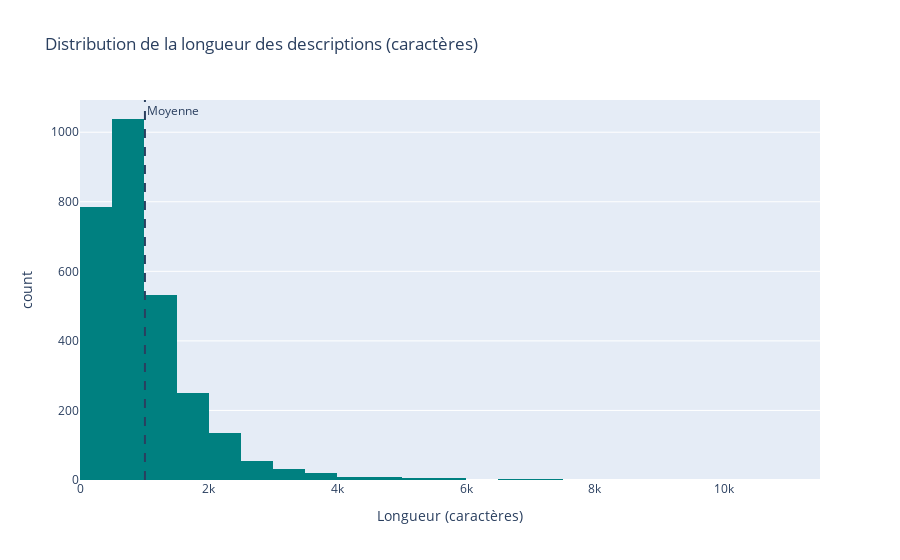
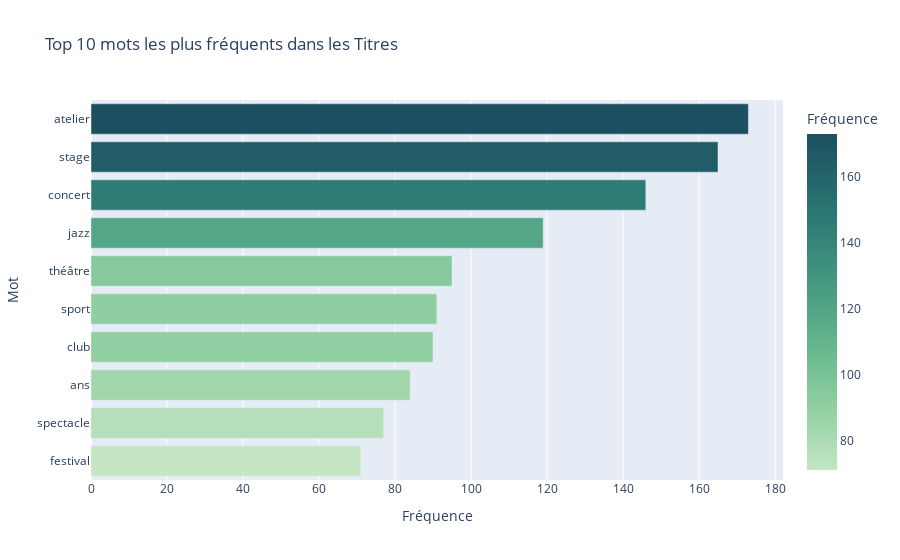
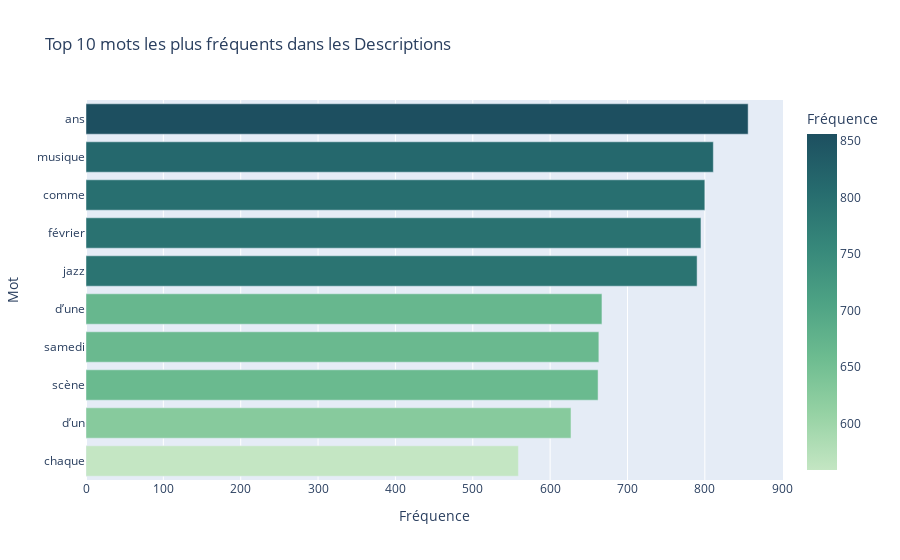

Write notebook code for charts like these, in order.
### Markdown cell above
### 4.2 Analyse de Contenu (NLP)
Analyse de la longueur des descriptions et des termes les plus fréquents dans les titres pour comprendre le contenu des événements.

### Code cell
# Calculate description length in characters
df_clean['desc_len'] = df_clean['description_clean'].fillna('').astype(str).str.len()

# Histogram of Description Length
fig = px.histogram(df_clean, x="desc_len", nbins=50, 
                   title="Distribution de la longueur des descriptions (caractères)",
                   labels={'desc_len': 'Longueur (caractères)', 'count': 'Nombre'},
                   color_discrete_sequence=['teal'])
fig.add_vline(x=df_clean['desc_len'].mean(), line_dash="dash", annotation_text="Moyenne")
fig.show()

# Utilisation de la fonction utilitaire plot_common_words pour l'analyse sémantique

# Titles
plot_common_words(df_clean['title'], "Top 10 mots les plus fréquents dans les Titres")

# Descriptions
plot_common_words(df_clean['description_clean'], "Top 10 mots les plus fréquents dans les Descriptions")

### Figure 1 — Plotly figure (JSON) as saved in the notebook; plotly's stock layout.template omitted (floating-point values rounded to 4 significant figures; data arrays with more than 128 entries replaced by an {"elided": "..."} marker saying what was removed)
{"data": [{"bingroup": "x", "hovertemplate": "Longueur (caractères)=%{x}<br>count=%{y}<extra></extra>", "legendgroup": "", "marker": {"color": "teal", "pattern": {"shape": ""}}, "name": "", "nbinsx": 50, "orientation": "v", "showlegend": false, "type": "histogram", "x": {"elided": "2883 int values"}, "xaxis": "x", "yaxis": "y"}], "layout": {"annotations": [{"showarrow": false, "text": "Moyenne", "x": 1009.0, "xanchor": "left", "xref": "x", "y": 1, "yanchor": "top", "yref": "y domain"}], "barmode": "relative", "legend": {"tracegroupgap": 0}, "shapes": [{"line": {"dash": "dash"}, "type": "line", "x0": 1009.0, "x1": 1009.0, "xref": "x", "y0": 0, "y1": 1, "yref": "y domain"}], "title": {"text": "Distribution de la longueur des descriptions (caractères)"}, "xaxis": {"anchor": "y", "domain": [0, 1], "title": {"text": "Longueur (caractères)"}}, "yaxis": {"anchor": "x", "domain": [0, 1], "title": {"text": "count"}}}}

### Figure 2 — Plotly figure (JSON) as saved in the notebook; plotly's stock layout.template omitted (floating-point values rounded to 4 significant figures)
{"data": [{"hovertemplate": "Fréquence=%{marker.color}<br>Mot=%{y}<extra></extra>", "legendgroup": "", "marker": {"color": [173, 165, 146, 119, 95, 91, 90, 84, 77, 71], "coloraxis": "coloraxis", "pattern": {"shape": ""}}, "name": "", "orientation": "h", "showlegend": false, "textposition": "auto", "type": "bar", "x": [173, 165, 146, 119, 95, 91, 90, 84, 77, 71], "xaxis": "x", "y": ["atelier", "stage", "concert", "jazz", "théâtre", "sport", "club", "ans", "spectacle", "festival"], "yaxis": "y"}], "layout": {"barmode": "relative", "coloraxis": {"colorbar": {"title": {"text": "Fréquence"}}, "colorscale": [[0, "rgb(196, 230, 195)"], [0.1667, "rgb(150, 210, 164)"], [0.3333, "rgb(109, 188, 144)"], [0.5, "rgb(77, 162, 132)"], [0.6667, "rgb(54, 135, 122)"], [0.8333, "rgb(38, 107, 110)"], [1, "rgb(29, 79, 96)"]]}, "legend": {"tracegroupgap": 0}, "title": {"text": "Top 10 mots les plus fréquents dans les Titres"}, "xaxis": {"anchor": "y", "domain": [0, 1], "title": {"text": "Fréquence"}}, "yaxis": {"anchor": "x", "categoryorder": "total ascending", "domain": [0, 1], "title": {"text": "Mot"}}}}

### Figure 3 — Plotly figure (JSON) as saved in the notebook; plotly's stock layout.template omitted (floating-point values rounded to 4 significant figures)
{"data": [{"hovertemplate": "Fréquence=%{marker.color}<br>Mot=%{y}<extra></extra>", "legendgroup": "", "marker": {"color": [856, 811, 800, 795, 790, 667, 663, 662, 627, 559], "coloraxis": "coloraxis", "pattern": {"shape": ""}}, "name": "", "orientation": "h", "showlegend": false, "textposition": "auto", "type": "bar", "x": [856, 811, 800, 795, 790, 667, 663, 662, 627, 559], "xaxis": "x", "y": ["ans", "musique", "comme", "février", "jazz", "d’une", "samedi", "scène", "d’un", "chaque"], "yaxis": "y"}], "layout": {"barmode": "relative", "coloraxis": {"colorbar": {"title": {"text": "Fréquence"}}, "colorscale": [[0, "rgb(196, 230, 195)"], [0.1667, "rgb(150, 210, 164)"], [0.3333, "rgb(109, 188, 144)"], [0.5, "rgb(77, 162, 132)"], [0.6667, "rgb(54, 135, 122)"], [0.8333, "rgb(38, 107, 110)"], [1, "rgb(29, 79, 96)"]]}, "legend": {"tracegroupgap": 0}, "title": {"text": "Top 10 mots les plus fréquents dans les Descriptions"}, "xaxis": {"anchor": "y", "domain": [0, 1], "title": {"text": "Fréquence"}}, "yaxis": {"anchor": "x", "categoryorder": "total ascending", "domain": [0, 1], "title": {"text": "Mot"}}}}
